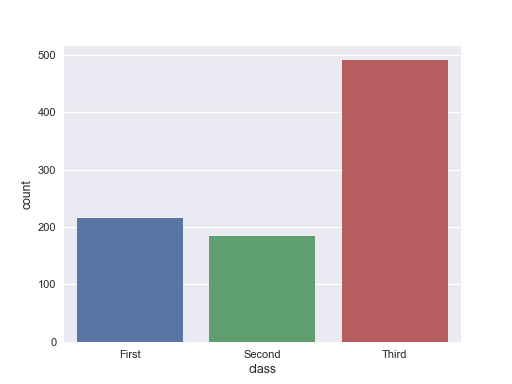

Python code for this plot:
import seaborn as sns
sns.set(style="darkgrid")
titanic = sns.load_dataset("titanic")
ax = sns.countplot(x="class", data=titanic)
